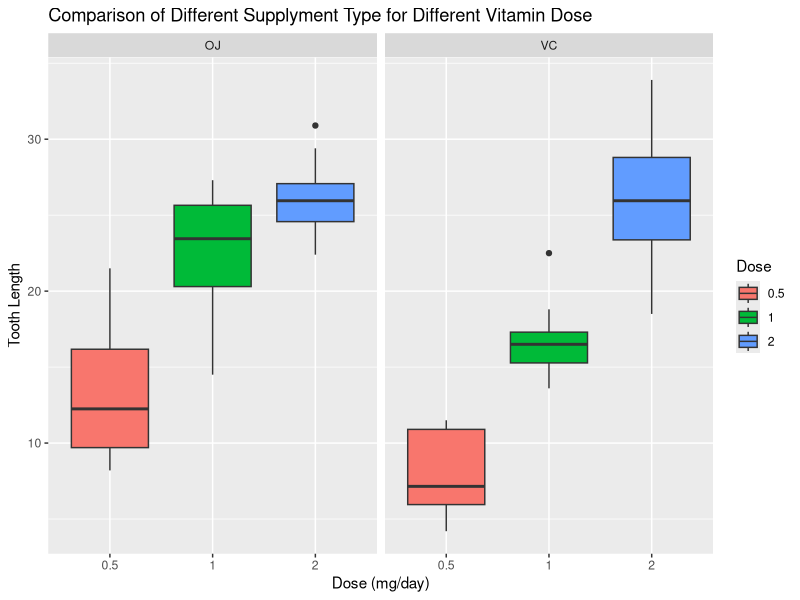

The R script that drew this image: (Note: this script raises an error after producing the figure.)
## ---- chunk 1
# Check for missing dependencies and load necessary R packages
if(!require(ggplot2)){install.packages('ggplot2')}; library(ggplot2)

# Load dataset
data("ToothGrowth")

# Quick explanation on ToothGrowth dataset
?ToothGrowth

# Check summary
summary(ToothGrowth)

# Display different summary
str(ToothGrowth)
## ---- chunk 2
gg2 <- ggplot(ToothGrowth, aes(x=factor(dose), y=len, fill=factor(dose))) +
  geom_boxplot() + facet_grid(.~supp) +
  labs(title="Comparison of Different Supplyment Type for Different Vitamin Dose", y="Tooth Length", x="Dose (mg/day)") + scale_fill_discrete(name = "Dose") 
gg2
## ---- chunk 3
# Calculate Confidence Interval for Dose=0.5 mgrams/day.
dose.05 <- subset(ToothGrowth, dose==0.5)
test.05 <- t.test(len ~ supp, paired=F, var.equal=F, data=dose.05)


# Calculate Confidence Interval for Dose=0.5 mgrams/day.
dose.1 <- subset(ToothGrowth, dose==1)
test.1 <- t.test(len ~ supp, paired=F, var.equal=F, data=dose.1)


# Calculate Confidence Interval for Dose=0.5 mgrams/day.
dose.2 <- subset(ToothGrowth, dose==2)
test.2 <- t.test(len ~ supp, paired=F, var.equal=F, data=dose.2)


# Summarizing p-value and Confidence Interval in a table
table1 <- data.frame(
  "p.value"=c(test.05$p.value, test.1$p.value, test.2$p.value), 
  "Conf.Low"=c(test.05$conf.int[1], test.1$conf.int[1], test.2$conf.int[1]),
  "Conf.High"=c(test.05$conf.int[2], test.1$conf.int[2], test.2$conf.int[2]),
  row.names=c("Dose.05", "Dose.1", "Dose.2")
)
table1

